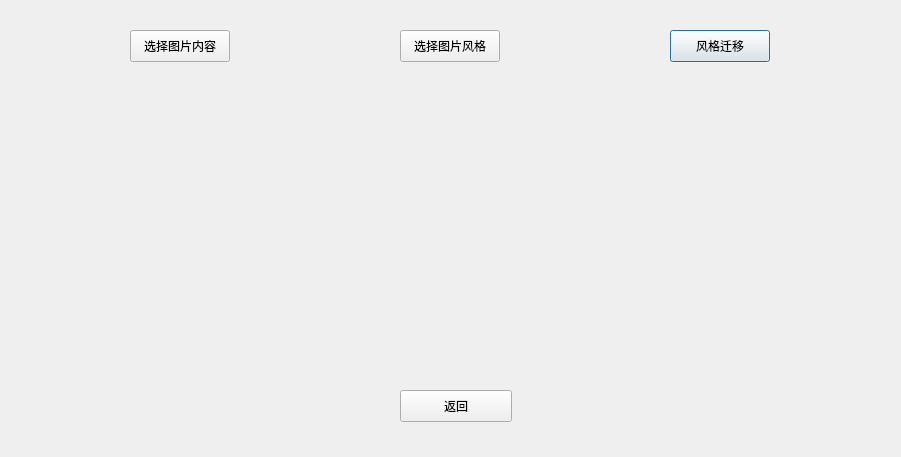
<?xml version="1.0" encoding="UTF-8"?>
<ui version="4.0">
 <class>ImageTransfer</class>
 <widget class="QDialog" name="ImageTransfer">
  <property name="geometry">
   <rect>
    <x>0</x>
    <y>0</y>
    <width>901</width>
    <height>457</height>
   </rect>
  </property>
  <property name="windowTitle">
   <string>图像风格迁移</string>
  </property>
  <widget class="QWidget" name="horizontalLayoutWidget">
   <property name="geometry">
    <rect>
     <x>40</x>
     <y>70</y>
     <width>826</width>
     <height>311</height>
    </rect>
   </property>
   <layout class="QHBoxLayout" name="horizontalLayout" stretch="0,0,0">
    <property name="spacing">
     <number>-1</number>
    </property>
    <property name="sizeConstraint">
     <enum>QLayout::SetDefaultConstraint</enum>
    </property>
    <item>
     <widget class="QLabel" name="content_image">
      <property name="minimumSize">
       <size>
        <width>256</width>
        <height>256</height>
       </size>
      </property>
      <property name="maximumSize">
       <size>
        <width>256</width>
        <height>256</height>
       </size>
      </property>
      <property name="text">
       <string/>
      </property>
     </widget>
    </item>
    <item>
     <widget class="QLabel" name="style_image">
      <property name="minimumSize">
       <size>
        <width>256</width>
        <height>256</height>
       </size>
      </property>
      <property name="maximumSize">
       <size>
        <width>256</width>
        <height>256</height>
       </size>
      </property>
      <property name="text">
       <string/>
      </property>
     </widget>
    </item>
    <item>
     <widget class="QLabel" name="transfer_image">
      <property name="minimumSize">
       <size>
        <width>256</width>
        <height>256</height>
       </size>
      </property>
      <property name="maximumSize">
       <size>
        <width>256</width>
        <height>256</height>
       </size>
      </property>
      <property name="text">
       <string/>
      </property>
     </widget>
    </item>
   </layout>
  </widget>
  <widget class="QPushButton" name="cancel">
   <property name="geometry">
    <rect>
     <x>400</x>
     <y>390</y>
     <width>112</width>
     <height>32</height>
    </rect>
   </property>
   <property name="text">
    <string>返回</string>
   </property>
   <property name="autoDefault">
    <bool>false</bool>
   </property>
   <property name="default">
    <bool>true</bool>
   </property>
  </widget>
  <widget class="QPushButton" name="select_content">
   <property name="geometry">
    <rect>
     <x>130</x>
     <y>30</y>
     <width>100</width>
     <height>32</height>
    </rect>
   </property>
   <property name="minimumSize">
    <size>
     <width>0</width>
     <height>0</height>
    </size>
   </property>
   <property name="maximumSize">
    <size>
     <width>16777215</width>
     <height>16777215</height>
    </size>
   </property>
   <property name="text">
    <string>选择图片内容</string>
   </property>
  </widget>
  <widget class="QPushButton" name="select_style">
   <property name="geometry">
    <rect>
     <x>400</x>
     <y>30</y>
     <width>100</width>
     <height>32</height>
    </rect>
   </property>
   <property name="minimumSize">
    <size>
     <width>0</width>
     <height>0</height>
    </size>
   </property>
   <property name="maximumSize">
    <size>
     <width>16777215</width>
     <height>16777215</height>
    </size>
   </property>
   <property name="text">
    <string>选择图片风格</string>
   </property>
  </widget>
  <widget class="QPushButton" name="transfer">
   <property name="geometry">
    <rect>
     <x>670</x>
     <y>30</y>
     <width>100</width>
     <height>32</height>
    </rect>
   </property>
   <property name="minimumSize">
    <size>
     <width>0</width>
     <height>0</height>
    </size>
   </property>
   <property name="maximumSize">
    <size>
     <width>16777215</width>
     <height>16777215</height>
    </size>
   </property>
   <property name="text">
    <string>风格迁移</string>
   </property>
   <property name="autoDefault">
    <bool>false</bool>
   </property>
   <property name="default">
    <bool>true</bool>
   </property>
   <property name="flat">
    <bool>false</bool>
   </property>
  </widget>
 </widget>
 <resources/>
 <connections/>
</ui>
